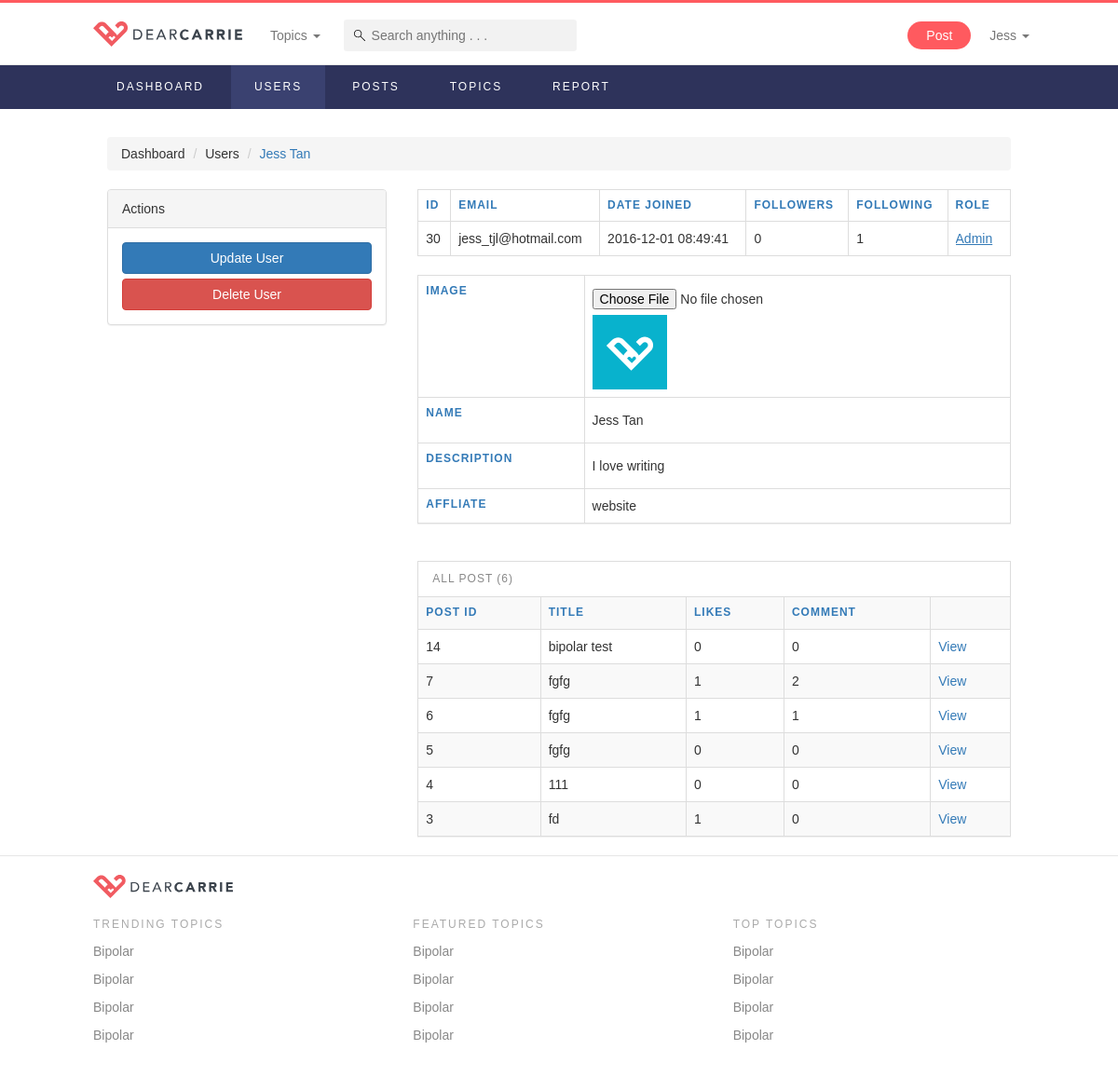
Before: /userDetails?userID=30 (signed in) with the older database file.
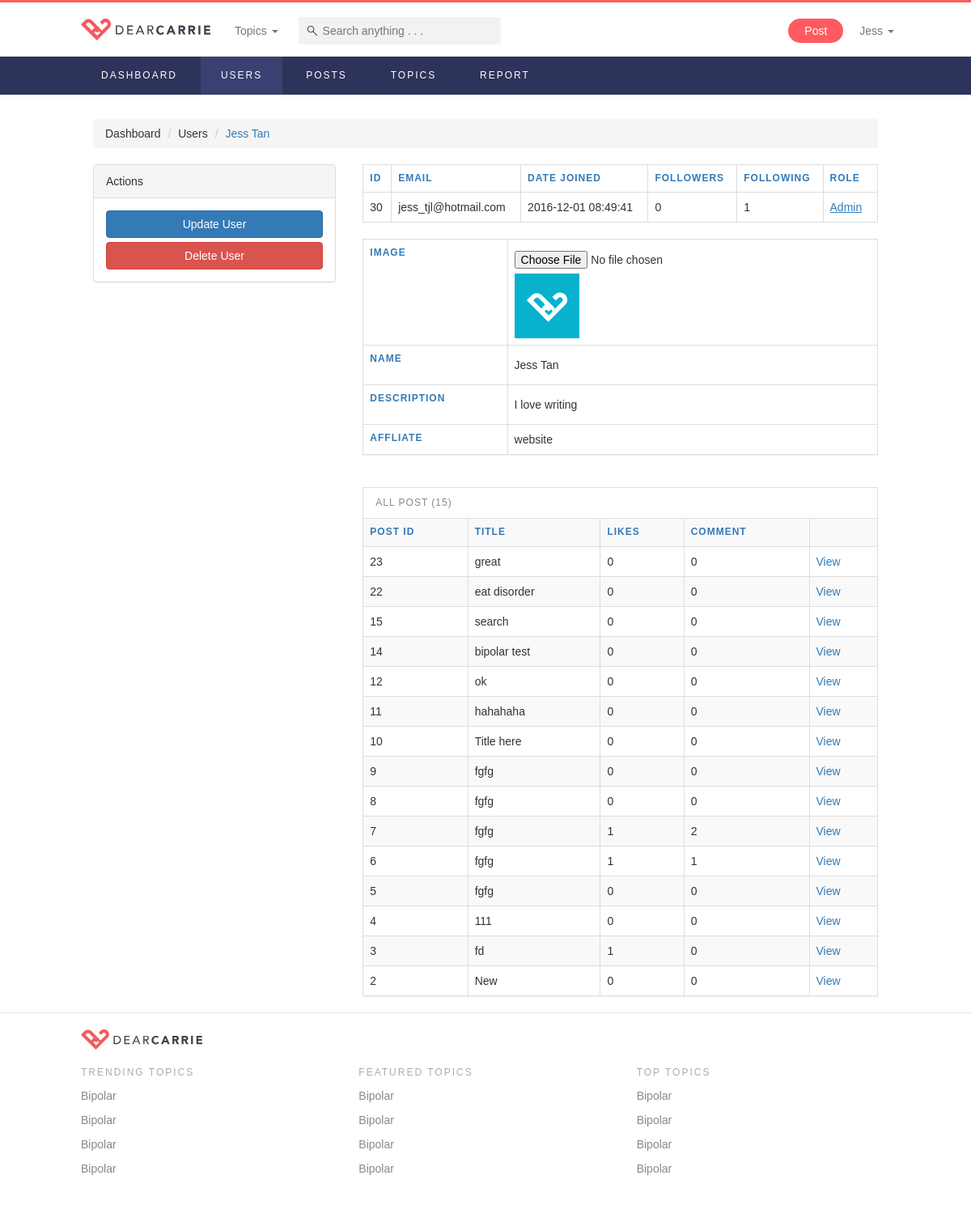
After: the same page with the newer database file.
### tables this page shows
CREATE TABLE `posts` (
  `id` int(11) NOT NULL,
  `userid` int(11) DEFAULT NULL,
  `title` varchar(255) DEFAULT NULL,
  `description` varchar(255) DEFAULT NULL,
  `timestamp` timestamp NOT NULL DEFAULT CURRENT_TIMESTAMP ON UPDATE CURRENT_TIMESTAMP,
  `score` double NOT NULL DEFAULT '0',
  `likes` int(11) NOT NULL DEFAULT '0',
  `comments` int(11) NOT NULL DEFAULT '0',
  `views` int(11) NOT NULL DEFAULT '0',
  `published` int(11) NOT NULL DEFAULT '1'
);

### controllers/commonFunctions.php (called while the page is built, shortened)
<?php
function connectToDataBase() {
	$theLineToDatabase =  mysqli_connect("localhost","root","root","dearcarrie");
	if(!$theLineToDatabase) {
		header("location: error.php?msg=Database connection error");
		exit();
	}
	else {
	  return $theLineToDatabase;
	}
}
function getUserByID($id) {
	$conn = connectToDataBase();
	$sql = "SELECT * FROM users WHERE id = '$id'";
	$result = $conn->query($sql);
	$value = $result->fetch_assoc();
	return $value;
}
function displayAllPostByUserID($id) {
	$conn = connectToDataBase();
	$sql = "SELECT * FROM posts WHERE userid ='$id' AND published = 1 ORDER BY id DESC ";
	$result = $conn->query($sql);
	$resArr = array();
	if ($result->num_rows > 0) {
		 while($row = $result->fetch_assoc()) {
			 $resArr[] = $row;
		 }
	} else {
		 showErrorMessage("No posts found");
	}
	return $resArr;
}
function countPostByUserID($id) {
	$conn = connectToDataBase();
	$sql = "SELECT COUNT(*) AS total FROM posts WHERE userid='$id' AND published = 1";
	$result = $conn->query($sql);
	$value = $result->fetch_assoc();
	return $value["total"];
}
function countPostLikes($id) {
	$conn = connectToDataBase();
	$sql = "SELECT COUNT(*) AS total FROM post_like WHERE postid='$id'";
	$result = $conn->query($sql);
	$value = $result->fetch_assoc();
	return $value["total"];
}
function countCommentsByPostID($id) {
	$conn = connectToDataBase();
	$sql = "SELECT COUNT(*) AS total FROM comments WHERE postid='$id'";
	$result = $conn->query($sql);
	$value = $result->fetch_assoc();
	return $value["total"];
}
?>

### userDetails.php (the view, shortened to what the changed rows need)
<!DOCTYPE html>
<?php
  include('controllers/templates.php');
  $userid = $_GET["userID"];
  $user = getUserByID($userid);
  $posts = displayAllPostByUserID($userid);
?>
<html lang="en">
  <body>
    <div class="page-container-admin">
        <div class="row">
            <form action="editUserProcess" class="editable-fields" method="post" enctype="multipart/form-data">
            <div class="col-sm-8">
                    <table class="table table-bordered">
                        <tr>
                            <th>ID</th>
                            <th>Email</th>
                            <th>Date Joined</th>
                            <th>Followers</th>
                            <th>Following</th>
                            <th>Role</th>
                        </tr>
                    </table>
                    <div class="panel panel-default summary-panel mBottom-40">
                        <table class="table table-bordered">
                            <tr>
                                <th>Image</th>
                            </tr>
                            <tr>
                                <th>Name</th>
                            </tr>
                            <tr>
                                <th>Description</th>
                            </tr>
                            <tr>
                                <th>Affliate</th>
                            </tr>
                        </table>
                    </div>
                </form>
                <div class="panel panel-default summary-panel">
                    <div class="panel-heading">All Post (<?php echo countPostByUserID($userid); ?>)</div>
                    <table class="table table-hover table-bordered table-striped">
                        <tr>
                            <th>Post ID</th>
                            <th>Title</th>
                            <th>Likes</th>
                            <th>Comment</th>
                            <th></th>
                        </tr>
                        <?php foreach ($posts as $post) { ?>
                        <tr>
                            <td><?=$post["id"];?></td>
                            <td><?=$post["title"];?></td>
                            <td><?= countPostLikes($post["id"]); ?></td>
                            <td><?= countCommentsByPostID($post["id"]); ?></td>
                            <td><a href="postDetails?postID=<?=$post["id"];?>" class="admin-sec-color">View</a></td>
                        </tr>
                        <?php } ?>
                    </table>
                </div>
            </div>
        </div>
  </body>
</html>

Changed rows visible on the page:
added posts: id "23", title "great", id "0"
added posts: id "22", title "eat disorder", id "0"
added posts: id "15", title "search", id "0"
now on this page (row edited): posts: id "12", title "ok", id "0"
now on this page (row edited): posts: id "11", title "hahahaha", id "0"
now on this page (row edited): posts: id "10", title "Title here", id "0"
now on this page (row edited): posts: id "9", title "fgfg", id "0"
now on this page (row edited): posts: id "8", title "fgfg", id "0"
now on this page (row edited): posts: id "2", title "New", id "0"
Other visible differences:
countPostByUserID($userid): "6" → "15"
